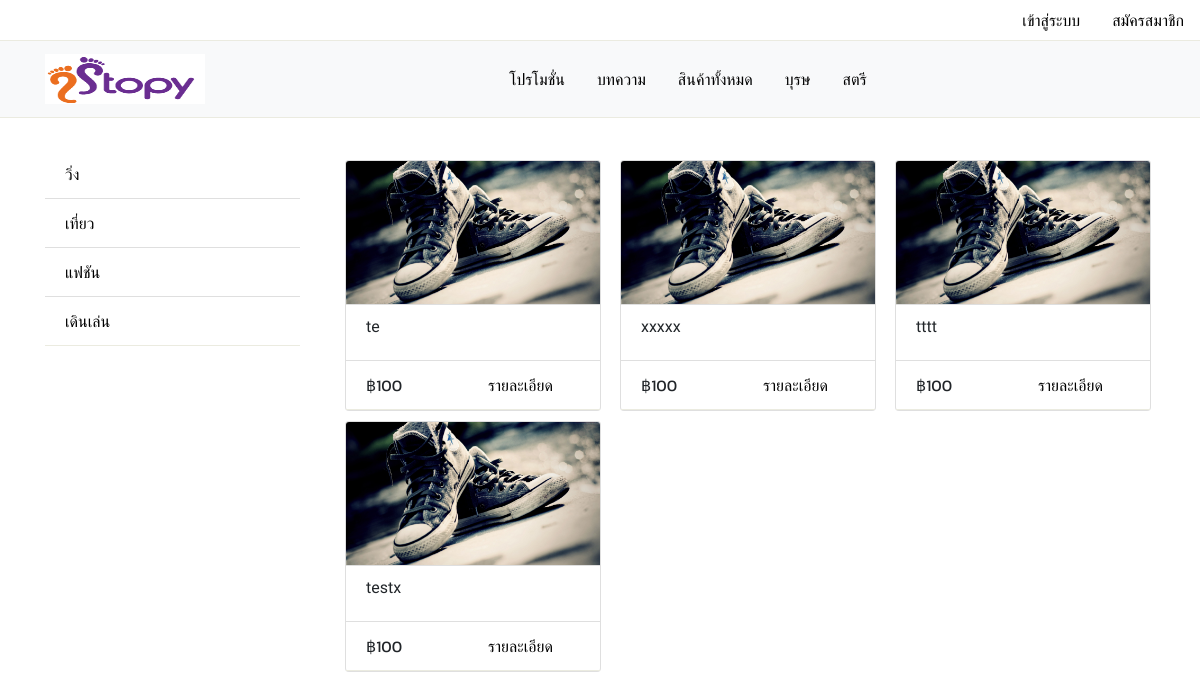
The page /product.php on the database its author committed.
### tables this page shows
CREATE TABLE `category` (
  `category_id` int(11) NOT NULL,
  `category` varchar(50) NOT NULL
);

CREATE TABLE `product` (
  `product_id` int(11) NOT NULL,
  `product_name` varchar(255) NOT NULL,
  `product_amount` int(11) NOT NULL,
  `product_price` int(11) NOT NULL,
  `product_img` text NOT NULL,
  `product_brandID` int(11) NOT NULL,
  `product_categoryID` int(11) NOT NULL
);

### product.php (the view, shortened to what this page needs)
<!doctype html>
<html lang="en">
  <head>
    <link rel="stylesheet" href="https://stackpath.bootstrapcdn.com/bootstrap/4.1.3/css/bootstrap.min.css">
     <link rel="stylesheet"  href="css/product.css">
  </head>
  <body>
<?php include'nav.php'; ?>
<div class="container-fluid" style="">
        <div class="container">
       <div class="row">
          <div class="col-3">
           <ul class="list-group list-group-flush" id="list-tab" role="tablist">
             <?php
                    try {
                         $sql = "SELECT * FROM `category`";
                            $query = $conn->query($sql);
                            while($row = $query->fetch()) {
                                  echo '<li class="list-group-item"><a  href="product.php?cat='.$row['category_id'].'"
                                  role="tab" >'.$row['category'].'</a></li>';
                            }
                    }
                    catch(PDOException $e) {
                        echo "Error: " . $e->getMessage();
                    }
             ?>
         </ul>
          </div>
          <div class="col-9">
            <div class="tab-content" id="nav-tabContent">
                <div class="tab-pane fade show active" id="list-home" role="tabpanel" aria-labelledby="list-home-list">
                  <div class="container">
                         <div class="row">
                         <?php
                                  try {
                                           $catID='';
                                           if(isset($_GET['cat'])){
                                               $catID=$_GET['cat'];
                                           }else{
                                             $catID='1';
                                           }
                                         $sql = "SELECT `product_id`, `product_name`, `product_amount`, `product_price`, `product_img`,brand.brand, category.category
FROM `product`,brand,category WHERE product.product_brandID =brand.brand_id AND product.product_categoryID=category.category_id
AND product.product_categoryID='$catID'";
                                            $query = $conn->query($sql);
                                            while($row = $query->fetch()) {
                                                ?>
                                                <div class="col-md-4">
                                                <div class="card">
                                              <img class="card-img-top" src="img/6809514-shoes.jpg" alt="Card image cap">
                                              <ul class="list-group list-group-flush">
                                                <li class="list-group-item">
                                                    <h6 class="card-title" style=" white-space: nowrap;
                                                        width: 200px;
                                                        overflow: hidden;
                                                        text-overflow: ellipsis;" ><?php echo $row['product_name'] ;?> </h6>
                                                </li>
                                                <li class="list-group-item">
                                                      <div class="row">
                                                              <div class="col">
                                                              <a class="card-link">฿<?php echo $row['product_price'] ;?> </a>
                                                              </div>
                                                              <div class="col">
                                                              <a href="product_detial.php?id=<?php echo $row['product_id'] ;?>" class="card-link">รายละเอียด</a>
                                                             </div>
                                                      </div>
                                                </li>
                                              </ul>
                                              </div>
                                            </div>
                                    <?php
                                            }
                                    }
                                    catch(PDOException $e) {
                                        echo "Error: " . $e->getMessage();
                                    }
                             ?>
                      </div>
                   </div>
                  </div>
            </div>
          </div>
        </div>
 </div >
</div>
  </body>
</html>

### nav.php (shortened to what this page needs)
<?php
include 'Action/connectDB_pdo.php';
?>
<?php
if(isset($_SESSION['qty'])){
    $meQty = 0;
    foreach($_SESSION['qty'] as $meItem){
         $meQty += intval($meItem);
    }
}else{
    $meQty=0;
}
?>
<?php
if(isset($_SESSION["UserID"])) {
    try{
        $sql = "SELECT * FROM `member` WHERE member.mem_id=?";
        $sth = $conn->prepare($sql);
        $cat = array($_SESSION["UserID"]);
        $sth->execute($cat);
        $row = $sth->fetch();
        $showUser = '  <img src="img/123.jpg" class="imgRound">';
        $showLogin = '<div class="dropdown">
                          <a class="nav-link dropdown-toggle" href="#" id="dropdownMenuButton" data-toggle="dropdown" aria-haspopup="true" aria-expanded="false">'.$row['mem_name'].'</a>
                          <div class="dropdown-menu" aria-labelledby="dropdownMenuButton">
                         <a class="dropdown-item" href="cart.php">ตะกร้าสินค้า<span class="badge badge-primary badge-pill">'.$meQty.'</span></a>
                         <a class="dropdown-item" href="profiles.php">ข้อมูลส่วนตัว</a>
                         <a class="dropdown-item" href="orderBuy.php">รายการสั่งซื้อ</a>
                         <a class="dropdown-item" href="payment.php">ชำระเงิน</a>
                         <a class="dropdown-item" href="Action/logout.php">ออกจากระบบ</a>
                          </div>
                    </div>';
    }
    catch(PDOException $e)
    {
        echo $sql . "<br>" . $e->getMessage();
    }
}else{  $showUser = '<a class="nav-link" href="#"  data-toggle="modal" data-target="#Login">เข้าสู่ระบบ</a>';
        $showLogin ='<a class="nav-link " href="#" data-toggle="modal" data-target="#Register">สมัครสมาชิก</a>';
}
?>
<div class="fixed-top">
   <ul class="nav justify-content-end">
          <li class="nav-item">
             <?php echo $showUser; ?>
          </li>
          <li class="nav-item">
            <?php echo $showLogin; ?>
          </li>
 </ul>
    <nav class="navbar navbar-light bg-light ">
          <div class="container">
               <a class="navbar-brand" href="#">
                    <img src="img/2-stopy-logo.png" width="160" height="50" class="d-inline-block align-top" alt="">
                  </a>
                         <nav class="nav nav-pills nav-justified">
                              <a class="nav-link" href="promotion.php">โปรโมชั่น</a>
                              <a class="nav-link" href="content.php">บทความ</a>
                             <a class="nav-link" href="product.php">สินค้าทั้งหมด</a>
                             <a class="nav-link" href="#">บุรษ</a>
                             <a class="nav-link" href="#">สตรี</a>
                         </nav>
          </div>
    </nav>
 </div>

### css/product.css (style rules this page uses)
.card { width: 16rem; margin-top: 10px; }
.card .card-title { font-family: 'Prompt', sans-serif; }

### product.php (style rules this page uses)
.container-fluid { margin-top:150px; }

### nav.php (style rules this page uses)
.fixed-top { background-color: #fff; }
.justify-content-end { border-bottom: 1px solid #ebebe0; }
.navbar { border-bottom: 1px solid #ebebe0; }
ul { border-bottom: 1px solid #ebebe0; }
ul li a { font-family: 'Kanit', sans-serif; color: black; }
a { font-family: 'Kanit', sans-serif; color: black; }

### rows shown on the page
category: category "วิ่ง"
category: category "เที่ยว"
category: category "แฟชัน"
category: category "เดินเล่น"
product: product_name "te", product_price "100"
product: product_name "xxxxx", product_price "100"
product: product_name "tttt", product_price "100"
product: product_name "ีีีีtestx", product_price "100"
